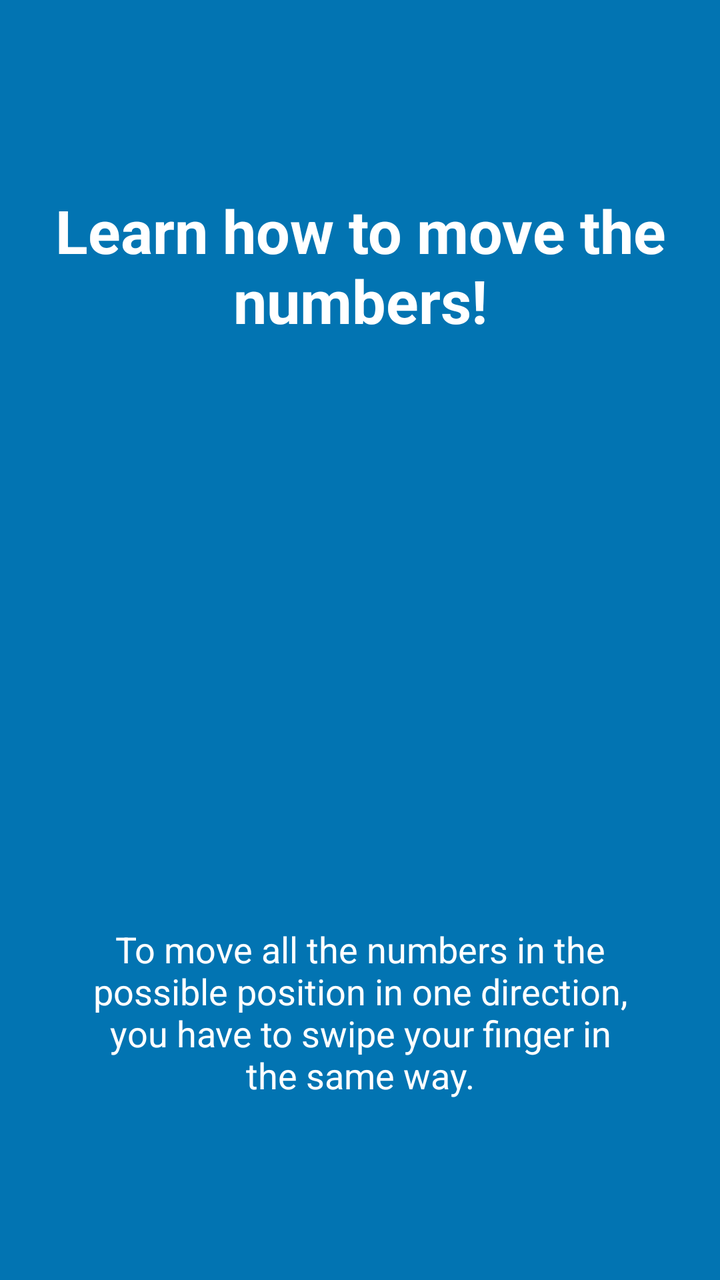
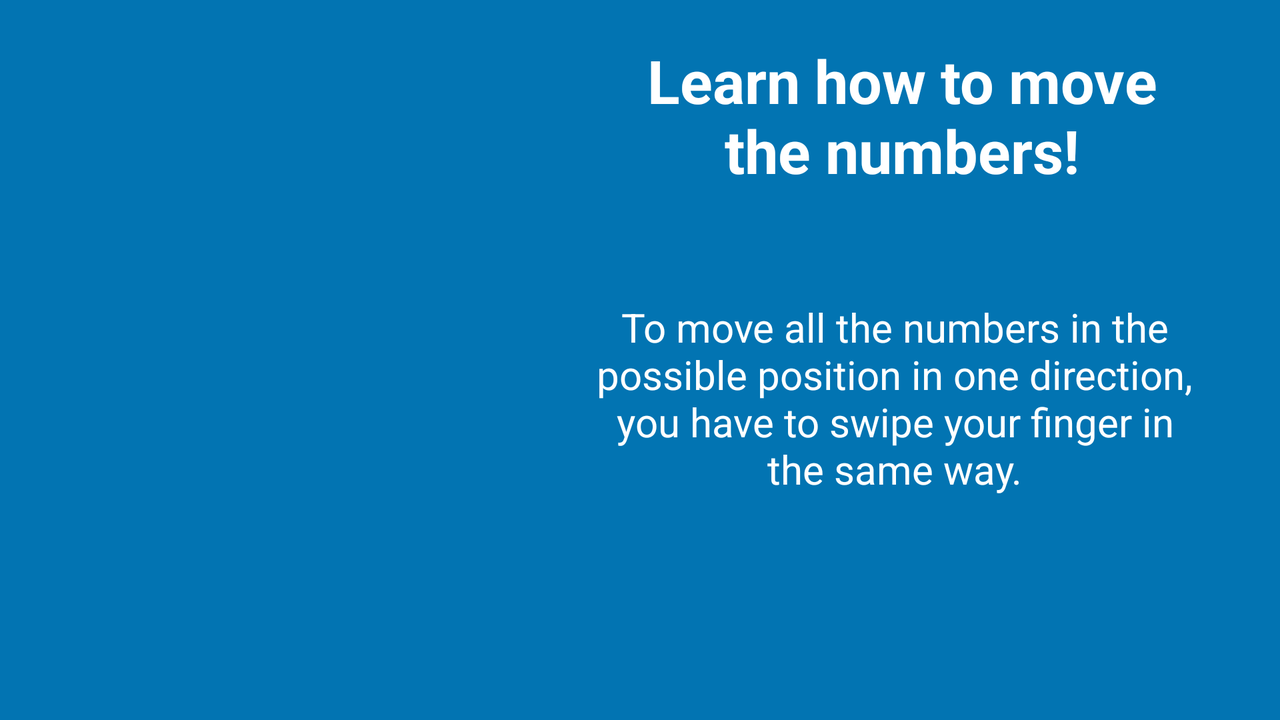

Two renders of one Android screen. The first uses the default layout on a phone; the second uses the alternative layout the repository ships for a different screen configuration, on a matching device. The two XML files are below.
<!-- AndroidManifest.xml: application theme AppTheme -->
<!-- res/layout/tutorial_slide3.xml -->
<?xml version="1.0" encoding="utf-8"?>
<RelativeLayout xmlns:android="http://schemas.android.com/apk/res/android"
    android:layout_width="match_parent"
    android:layout_height="match_parent"
    android:background="@color/colorAccent">

    <LinearLayout
        android:layout_width="wrap_content"
        android:layout_height="match_parent"
        android:layout_alignParentStart="true"
        android:layout_alignParentTop="true"
        android:gravity="center_horizontal|center"
        android:orientation="vertical">


        <TextView
            android:layout_width="wrap_content"
            android:layout_height="wrap_content"
            android:layout_marginBottom="10dp"
            android:layout_marginTop="5dp"
            android:gravity="center_horizontal"
            android:text="@string/Tutorial_Titel_Move"
            android:textColor="@android:color/white"
            android:textSize="@dimen/slide_title"
            android:textStyle="bold" />

        <ImageView
            android:id="@+id/image3"
            android:layout_width="213dp"
            android:layout_height="262dp" />

        <TextView
            android:layout_width="wrap_content"
            android:layout_height="wrap_content"
            android:layout_marginTop="20dp"
            android:gravity="center"
            android:paddingLeft="@dimen/desc_padding"
            android:paddingRight="@dimen/desc_padding"
            android:text="@string/Tutorial_Move"
            android:textAlignment="center"
            android:textColor="@android:color/white"
            android:textSize="18sp" />

    </LinearLayout>
</RelativeLayout>
<!-- resources referenced by this layout -->
<resources>
  <color name="colorAccent">#0274B2</color>
  <dimen name="desc_padding">40dp</dimen>
  <dimen name="slide_title">30dp</dimen>
  <string name="Tutorial_Move">To move all the numbers in the possible position in one direction, you have to swipe your finger in the same way.</string>
  <string name="Tutorial_Titel_Move">Learn how to move the numbers!</string>
  <style name="AppTheme" parent="Theme.AppCompat.DayNight.DarkActionBar">
          
          <item name="colorPrimary">@color/colorPrimary</item>
          <item name="colorPrimaryDark">@color/colorPrimaryDark</item>
          <item name="colorAccent">@color/colorAccent</item>
          <item name="android:windowBackground">@color/white</item>
      </style>
  <color name="colorPrimary">#024265</color>
  <color name="colorPrimaryDark">#024265</color>
  <color name="white">#ffffff</color>
</resources>
<!-- res/layout-land/tutorial_slide3.xml (the repository's variant of the layout above) -->
<!-- drawn on the phone turned sideways -->
<?xml version="1.0" encoding="utf-8"?>
<RelativeLayout xmlns:android="http://schemas.android.com/apk/res/android"
    android:layout_width="match_parent"
    android:layout_height="match_parent"
    android:background="@color/colorAccent">

    <TextView
        android:layout_width="298dp"
        android:layout_height="wrap_content"
        android:layout_alignParentEnd="true"
        android:layout_alignParentTop="true"
        android:layout_marginEnd="40dp"
        android:layout_marginTop="20dp"
        android:gravity="center_horizontal"
        android:text="@string/Tutorial_Titel_Move"
        android:textColor="@android:color/white"
        android:textSize="@dimen/slide_title"
        android:textStyle="bold" />

    <LinearLayout
        android:layout_width="wrap_content"
        android:layout_height="match_parent"
        android:layout_alignParentStart="true"
        android:layout_alignParentTop="true"
        android:gravity="center_horizontal"
        android:orientation="horizontal">


        <ImageView
            android:id="@+id/image3"
            android:layout_width="225dp"
            android:layout_height="280dp"
            android:layout_marginBottom="10dp"
            android:layout_marginLeft="20dp"
            android:layout_marginRight="10dp"
            android:layout_marginTop="20dp" />

        <TextView
            android:layout_width="wrap_content"
            android:layout_height="wrap_content"
            android:layout_marginTop="150dp"
            android:gravity="center"
            android:paddingLeft="@dimen/desc_padding"
            android:paddingRight="@dimen/desc_padding"
            android:text="@string/Tutorial_Move"
            android:textAlignment="center"
            android:textColor="@android:color/white"
            android:textSize="20sp" />

    </LinearLayout>
</RelativeLayout>
